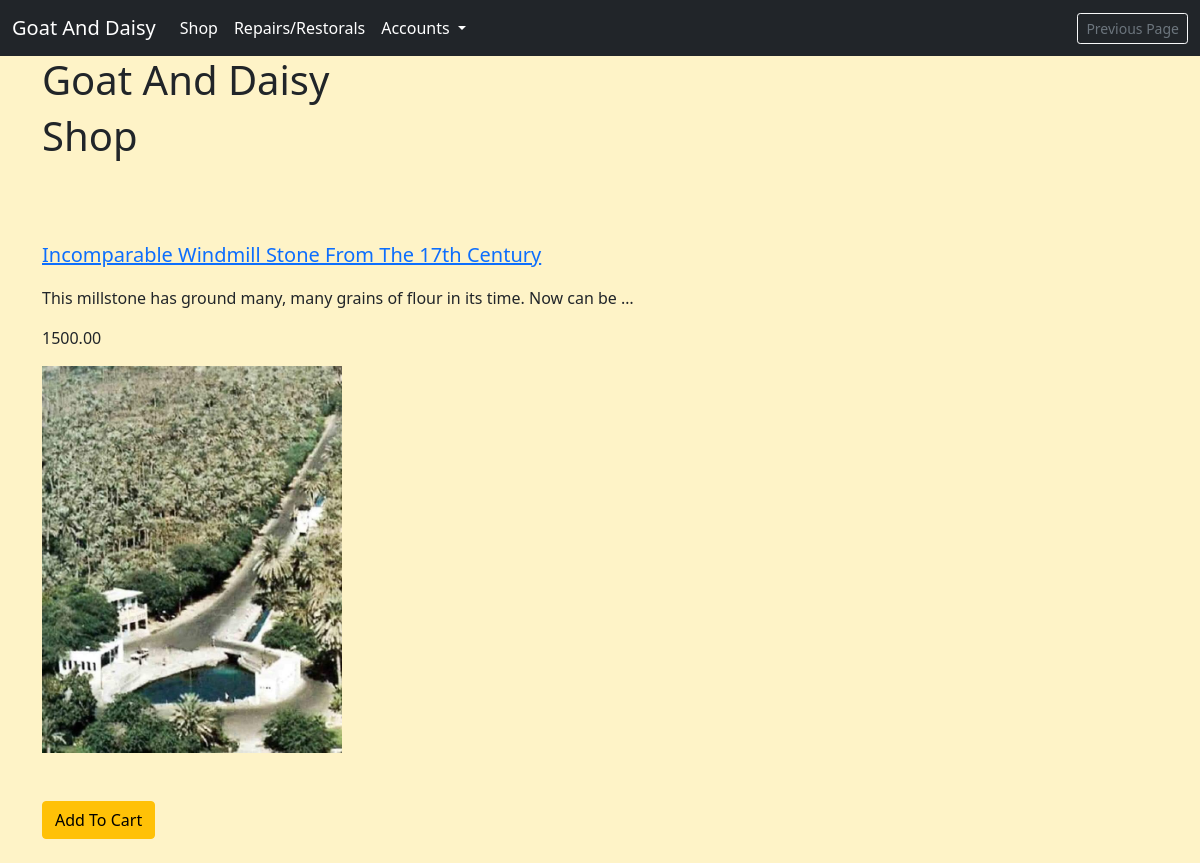
Page /shop/ on the earlier database version.
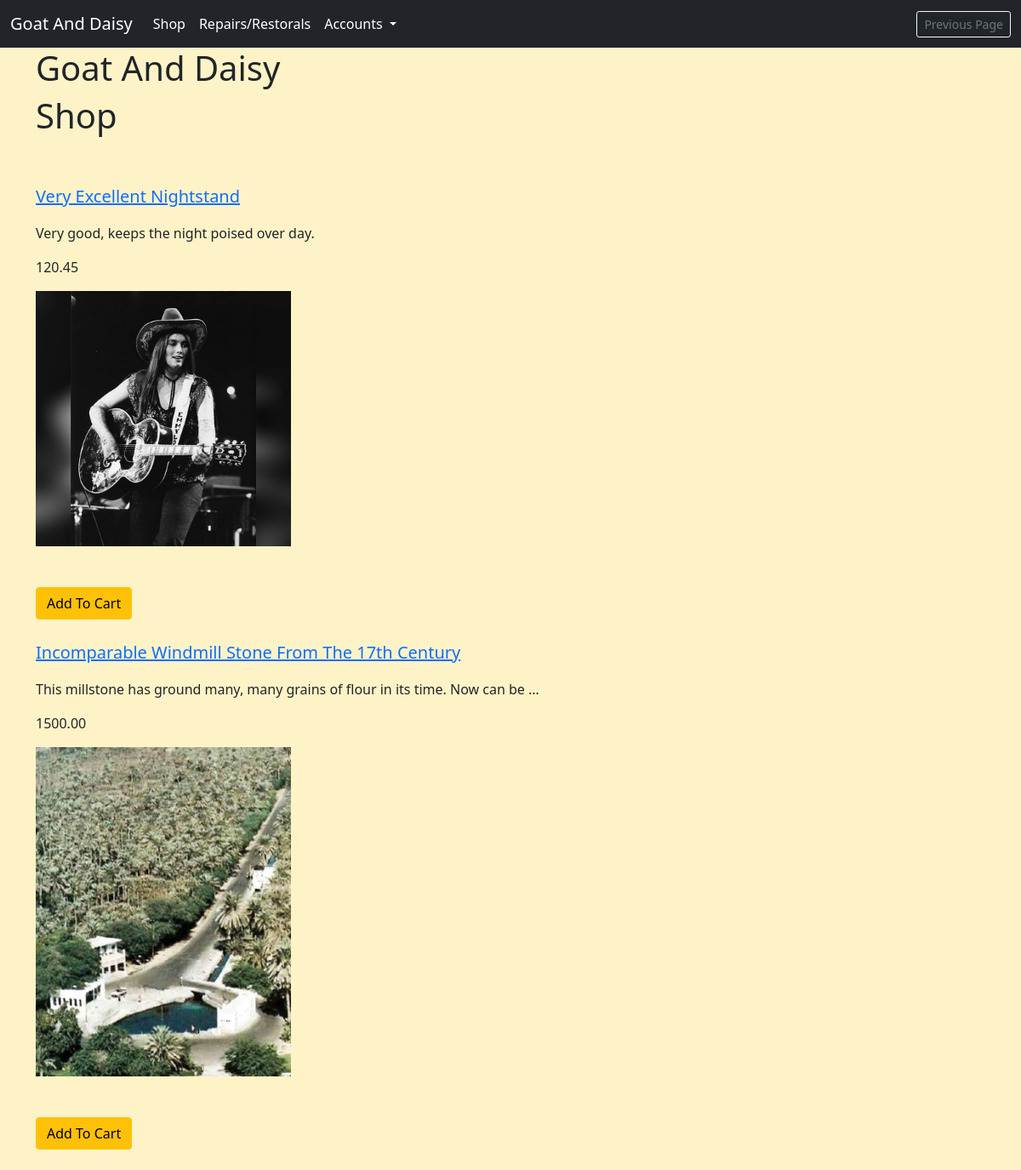
Same page on the later database version.
### shop/models.py (models this page shows, shortened)
class ShopItems(models.Model):
    title = models.CharField(max_length=255)
    description = models.TextField()
    price = models.DecimalField(decimal_places=2, max_digits=12)
    is_available = models.BooleanField(default=True)
    class Meta:
        verbose_name_plural = "Shop Items"

class ShopItemImage(models.Model):
    product = models.ForeignKey(
        ShopItems, on_delete=models.CASCADE, related_name='images')
    is_primary_image = models.BooleanField(default=False)
    image = models.ImageField(upload_to='shop/images')

### shop/views.py (the view)
# urls.py: path('', views.ShopFront.as_view(), name="shop"),
class ShopFront(ListView):
    model = ShopItems
    template_name = 'shop/shop.html'
    queryset = ShopItems.objects.prefetch_related('images').all()
    context_object_name = "products"

### invoices/contexts.py (called while the page is built, shortened)
def shopping_cart(request):
    template_cart = []
    products_count = 0
    order_amount = 0
    shipping = 500
    cart = request.session.get('cart', {})
    for item in enumerate(template_cart):
        products_count += 1
    order_total = order_amount + shipping
    stripe_total = round(order_total * 100)
    context = {
        'template_cart': template_cart,
        'products_count': products_count,
        'order_amount': order_amount,
        'shipping': shipping,
        'order_total': order_total,
        'stripe_total': stripe_total,
    }
    return context

### profiles/templatetags/user_in_group_tag.py (called while the page is built)
@register.filter(name='has_group')
def has_group(user, group_name):
    try:
        group = Group.objects.get(name=group_name)
    except Group.DoesNotExist:
        return False
    return group in user.groups.all()

### shop/templates/shop/shop.html (shortened to what this page needs)
{% extends 'base.html' %}
{% block content %}
<h1>Shop</h1>
{% for product in products %}
    {% if product.is_available %}
    <p class="lead"><a href="{% url 'shop_item' pk=product.id %}">{{ product.title }}</a></p>
    <p>{{ product.description|truncatewords:15 }}</p>
    <p>{{ product.price }}</p>
    {% for image in product.images.all %}
        {% if image.is_primary_image %}
        <img src="{{ image.image.url }}" alt="" style="width:300px;">
        {% endif %}
    {% endfor %}
    <br><br><br>
    <form action="{% url 'add_to_cart' product.id %}" method=POST>
        <input type="submit" value="Add To Cart" class="btn btn-warning">
    </form>
    {% endif %}
<br>
{% endfor %}
{% endblock %}

### templates/base.html (shortened to what this page needs)
{% load static %}
{% load user_in_group_tag %}
<!doctype html>
<html lang="en">
  <head>
    <link href="https://cdn.jsdelivr.net/npm/bootstrap@5.1.3/dist/css/bootstrap.min.css" rel="stylesheet">
    <link rel="stylesheet" href="{% static 'css/tw-colours.css' %}">
    <link rel="stylesheet" href="{% static 'css/site_base_custom.css' %}">
  </head>
  <body>
    <nav class="navbar navbar-expand-lg navbar-dark bg-dark">
      <div class="container-fluid">
        <a class="navbar-brand" href="{% url 'index' %}">Goat And Daisy</a>
        <div class="collapse navbar-collapse" id="navbarSupportedContent">
          <ul class="navbar-nav me-auto mb-2 mb-lg-0">
            <li class="nav-item">
              <a class="nav-link active" aria-current="page" href="{% url 'shop' %}">Shop</a>
            </li>
            <li class="nav-item">
              <a class="nav-link active" aria-current="page" href="{% url 'workshop' %}">Repairs/Restorals</a>
            </li>
                <li class="nav-item dropdown">
                  <a class="nav-link active dropdown-toggle" href="#" id="navbarDropdown" role="button" data-bs-toggle="dropdown" aria-expanded="false">
                    Accounts
                  </a>
            </li>
          </ul>
          <small><input class="text-muted btn btn-sm btn-outline-light" type=button value="Previous Page" onClick="javascript:history.go(-1);"></small>
        </div>
      </div>
    </nav>
    <section class="container">
      <h1>Goat And Daisy</h1>
    </section>
    <main class="container">
    {% block content %}
    {% endblock %}
    </main>
  </body>
</html>

### static/css/site_base_custom.css (style rules this page uses)
body { background-color: var(--amber-100); }

Differences in the rows shown:
now on this page (row edited): ShopItems: title "Very Excellent Nightstand", description "Very good, keeps the night poised over day.", price "120.45"
now on this page (row unchanged): ShopItemImage: image (picture), shown under "Very Excellent Nightstand"
